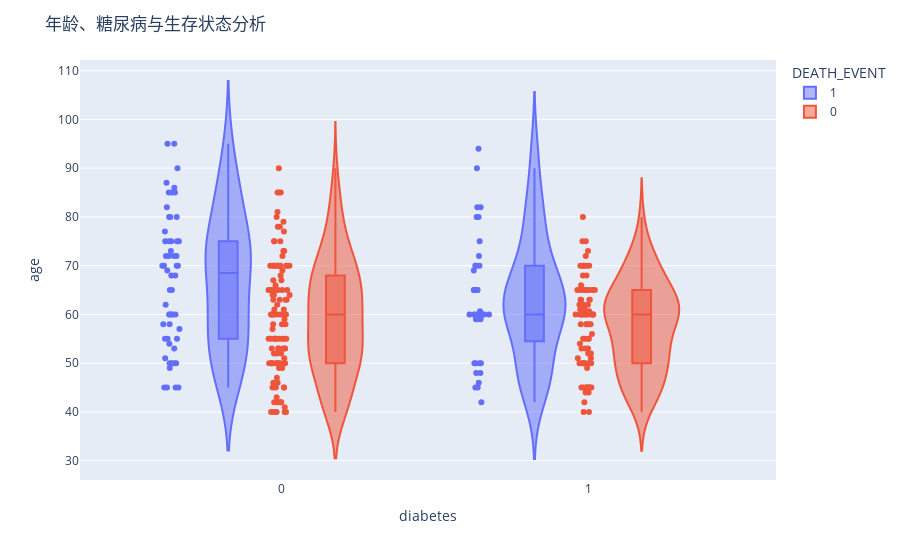

Notebook cell for this chart:
### Code cell
## 年龄糖尿病与死亡事件的关系
fig = px.violin(heart_data, y="age", x="diabetes", color="DEATH_EVENT", box=True, points="all", hover_data=heart_data.columns)
fig.update_layout(title_text="年龄、糖尿病与生存状态分析")
fig.show()

### Figure 1 — Plotly figure (JSON) as saved in the notebook; plotly's stock layout.template omitted (floating-point values rounded to 4 significant figures; data arrays with more than 128 entries replaced by an {"elided": "..."} marker saying what was removed)
{"data": [{"alignmentgroup": "True", "box": {"visible": true}, "customdata": {"elided": "96x13 float values"}, "hovertemplate": "DEATH_EVENT=%{customdata[12]}<br>diabetes=%{customdata[3]}<br>age=%{customdata[0]}<br>anaemia=%{customdata[1]}<br>creatinine_phosphokinase=%{customdata[2]}<br>ejection_fraction=%{customdata[4]}<br>high_blood_pressure=%{customdata[5]}<br>platelets=%{customdata[6]}<br>serum_creatinine=%{customdata[7]}<br>serum_sodium=%{customdata[8]}<br>sex=%{customdata[9]}<br>smoking=%{customdata[10]}<br>time=%{customdata[11]}<extra></extra>", "legendgroup": "1", "marker": {"color": "#636efa"}, "name": "1", "offsetgroup": "1", "orientation": "v", "points": "all", "scalegroup": "True", "showlegend": true, "type": "violin", "x": [0, 0, 0, 0, 1, 0, 0, 1, 0, 0, 0, 0, 0, 0, 0, 0, 0, 0, 1, 1, 0, 1, 1, 0, 1, 0, 1, 1, 0, 1, 1, 1, 1, 1, 1, 0, 1, 1, 1, 1, 0, 1, 0, 0, 0, 0, 1, 1, 1, 0, 0, 1, 1, 0, 0, 0, 1, 0, 0, 1, 0, 0, 0, 1, 1, 0, 0, 0, 0, 0, 0, 1, 0, 0, 0, 0, 1, 1, 1, 1, 1, 1, 0, 0, 1, 0, 1, 0, 0, 1, 0, 0, 0, 0, 1, 0], "x0": " ", "xaxis": "x", "y": [75, 55, 65, 50, 65, 90, 75, 60, 65, 80, 75, 62, 45, 50, 82, 87, 45, 70, 48, 65, 68, 75, 80, 95, 70, 58, 82, 94, 85, 50, 65, 69, 90, 82, 60, 70, 50, 70, 60, 50, 51, 60, 80, 57, 68, 53, 60, 70, 60, 95, 49, 72, 45, 50, 45, 60, 42, 72, 70, 65, 85, 69, 60, 60, 59, 60, 72, 85, 70, 86, 60, 46, 80, 72, 75, 72, 50, 45, 80, 59, 59, 65, 75, 58, 60.67, 50, 60, 45, 77, 48, 54, 73, 60, 55, 65, 55], "y0": " ", "yaxis": "y"}, {"alignmentgroup": "True", "box": {"visible": true}, "customdata": {"elided": "203x13 float values"}, "hovertemplate": "DEATH_EVENT=%{customdata[12]}<br>diabetes=%{customdata[3]}<br>age=%{customdata[0]}<br>anaemia=%{customdata[1]}<br>creatinine_phosphokinase=%{customdata[2]}<br>ejection_fraction=%{customdata[4]}<br>high_blood_pressure=%{customdata[5]}<br>platelets=%{customdata[6]}<br>serum_creatinine=%{customdata[7]}<br>serum_sodium=%{customdata[8]}<br>sex=%{customdata[9]}<br>smoking=%{customdata[10]}<br>time=%{customdata[11]}<extra></extra>", "legendgroup": "0", "marker": {"color": "#EF553B"}, "name": "0", "offsetgroup": "0", "orientation": "v", "points": "all", "scalegroup": "True", "showlegend": true, "type": "violin", "x": {"elided": "203 int values"}, "x0": " ", "xaxis": "x", "y": {"elided": "203 float values"}, "y0": " ", "yaxis": "y"}], "layout": {"legend": {"title": {"text": "DEATH_EVENT"}, "tracegroupgap": 0}, "margin": {"t": 60}, "title": {"text": "年龄、糖尿病与生存状态分析"}, "violinmode": "group", "xaxis": {"anchor": "y", "domain": [0, 1], "title": {"text": "diabetes"}}, "yaxis": {"anchor": "x", "domain": [0, 1], "title": {"text": "age"}}}}
